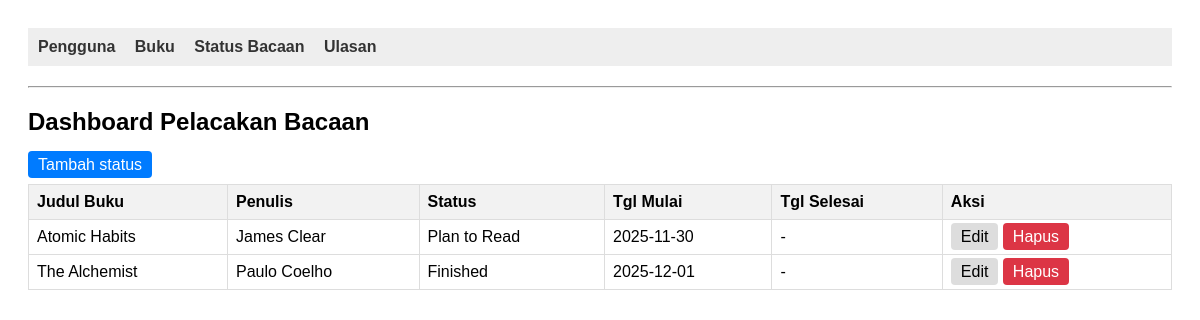
Page /Tepehh10/index.php on the committed database.
### tables this page shows
CREATE TABLE `status_bacaan` (
  `id_status_bacaan` int(11) NOT NULL,
  `id_pengguna` int(11) NOT NULL,
  `id_buku` int(11) NOT NULL,
  `status` enum('In Progress','Finished','Plan to Read') NOT NULL,
  `start_date` date DEFAULT NULL,
  `finish_date` date DEFAULT NULL
);

CREATE TABLE `buku` (
  `id_buku` int(11) NOT NULL,
  `judul` varchar(255) NOT NULL,
  `penulis` varchar(150) NOT NULL,
  `halaman` int(11) DEFAULT NULL,
  `genre` varchar(50) DEFAULT NULL
);

### Tepehh10/models/StatusBacaan.php (called while the page is built, shortened)
<?php
require_once "config/Database.php";
class StatusBacaan
{
    private $conn;
    private $table = "status_bacaan";
    public function __construct()
    {
        $database = new Database();
        $this->conn = $database->getConnection();
    }
    public function getJoinedStatusByPenggunaId($id_pengguna) {
        $query = "
            SELECT sb.*, b.judul, b.penulis, b.halaman
            FROM " . $this->table . " sb
            JOIN buku b ON sb.id_buku = b.id_buku
            WHERE sb.id_pengguna = :id_pengguna
            ORDER BY sb.status DESC
        ";
        $stmt = $this->conn->prepare($query);
        $stmt->bindParam(':id_pengguna', $id_pengguna);
        $stmt->execute();
        return $stmt->fetchAll(PDO::FETCH_ASSOC);
    }
}
?>

### Tepehh10/config/Database.php (called while the page is built, shortened)
<?php
class Database
{
    private $host = "localhost";
    private $database = "library";
    private $username = "root";
    private $password = "";
    public function getConnection()
    {
        $this->conn = null;
        try {
            $this->conn = new PDO("mysql:host=" . $this->host . ";dbname=" . $this->database, $this->username, $this->password);
            $this->conn->setAttribute(PDO::ATTR_ERRMODE, PDO::ERRMODE_EXCEPTION);
        } catch (PDOException $exception) {
            echo "Connection error: " . $exception->getMessage();
        }
        return $this->conn;
    }
}

### Tepehh10/viewmodels/StatusBacaanViewModel.php (called while the page is built, shortened)
<?php
require_once 'models/StatusBacaan.php';
class StatusBacaanViewModel
{
    private $status_bacaan;
    public function __construct()
    {
        $this->status_bacaan = new StatusBacaan();
    }
    public function getTrackingDashboard($id_pengguna) {
        return $this->status_bacaan->getJoinedStatusByPenggunaId($id_pengguna);
    }
}

### Tepehh10/views/status_bacaan_list.php (the view)
<?php
require_once 'views/template/header.php';
?>
<div class="content-header">
    <h2>Dashboard Pelacakan Bacaan</h2>
    <a href="index.php?entity=status_bacaan&action=add" class="btn btn-primary">Tambah status</a>
</div>
<table class="data-table">
    <thead>
        <tr>
            <th>Judul Buku</th>
            <th>Penulis</th>
            <th>Status</th>
            <th>Tgl Mulai</th>
            <th>Tgl Selesai</th>
            <th>Aksi</th>
        </tr>
    </thead>
    <tbody>
        <?php foreach ($trackingList as $tracking): ?>
            <tr>
                <td><?= htmlspecialchars($tracking['judul']); ?></td>
                <td><?= htmlspecialchars($tracking['penulis']); ?></td>
                <td><?= htmlspecialchars($tracking['status']); ?></td>
                <td><?= htmlspecialchars($tracking['start_date']); ?></td>
                <td><?= htmlspecialchars($tracking['finish_date'] ?? '-'); ?></td>
                <td>
                    <a href="index.php?entity=status_bacaan&action=edit&id=<?= $tracking['id_status_bacaan']; ?>" class="btn btn-edit">Edit</a>
                    <a href="index.php?entity=status_bacaan&action=delete&id=<?= $tracking['id_status_bacaan']; ?>" onclick="return confirm('Hapus tracking ini?');" class="btn btn-danger">Hapus</a>
                </td>
            </tr>
        <?php endforeach; ?>
    </tbody>
</table>
<?php require_once 'views/template/footer.php'; ?>

### Tepehh10/views/template/header.php (style rules this page uses)
body { font-family: sans-serif; padding: 20px; }
table { border-collapse: collapse; width: 100%; margin-top: 10px; }
th, td { border: 1px solid #ddd; padding: 8px; text-align: left; }
th { background-color: #f2f2f2; }
.btn { padding: 5px 10px; text-decoration: none; background: #ddd; color: black; border-radius: 4px; }
.btn-primary { background: #007bff; color: white; }
.btn-danger { background: #dc3545; color: white; }

### rows in the picture
status_bacaan: id_buku.judul "Atomic Habits", id_buku.penulis "James Clear", status "Plan to Read", start_date "2025-11-30", finish_date "-"
status_bacaan: id_buku.judul "The Alchemist", id_buku.penulis "Paulo Coelho", status "Finished", start_date "2025-12-01", finish_date "-"
